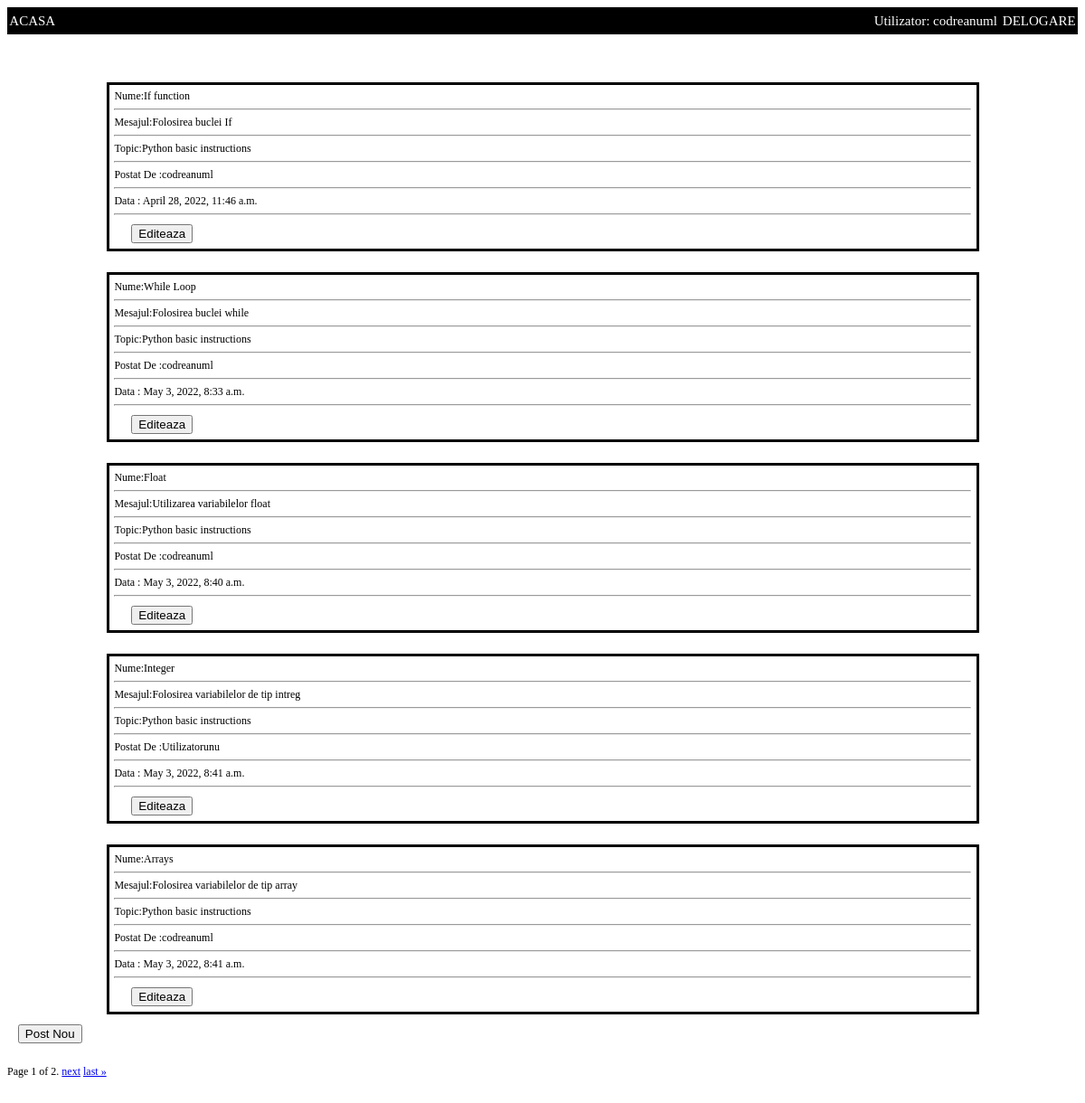
The page /tweet/topic/3 (signed in) on the database its author committed.
### TWEET/models.py (models this page shows, shortened)
class Posts(models.Model):
	nume=models.CharField(max_length=30)
	descriere=models.CharField(max_length=100)
	topic=models.ForeignKey(Topics, related_name='posts',on_delete=models.CASCADE,default=None)
	data_initiere=models.DateTimeField()
	aprecieri=models.IntegerField(default=0)
	utilizator=models.ForeignKey(User,related_name='User_Post',on_delete=models.CASCADE,default=None)

class Topics(models.Model):
	nume=models.CharField(max_length=30)
	descriere=models.CharField(max_length=100)
	board=models.ForeignKey(Board, related_name='topics',on_delete=models.CASCADE,default=None)
	data_initiere=models.DateTimeField()
	utilizator=models.ForeignKey(User,related_name='User_Topic',on_delete=models.CASCADE,default=None)
	def __str__(self):
		return self.nume

### TWEET/views.py (the view)
# urls.py: path('topic/<int:pk>',TWEET_VIEWS.topic,name='topic'),
@login_required
def topic(request,pk):
	topic_querry=Topics.objects.get(pk=pk)
	post_querry=Posts.objects.filter(topic=topic_querry)
	pag_object=Paginator(post_querry,5)
	page=request.GET.get('page')
	page_obj=pag_object.get_page(page)
	return render(request, 'topic.html',{'page_obj':page_obj,'topic':topic_querry})

### templates/topic.html (shortened to what this page needs)
{% extends 'template.html' %}
{% block content %}
<div class="main_page_posts" >
	<div class="nume">
	</div>
	{% for post in page_obj %}
	<div class="container-post">
		Nume:{{post.nume}}<hr/>
		Mesajul:{{post.descriere}}<hr/>
		Topic:{{post.topic}} <hr/>
		Postat De :{{post.utilizator}} <hr/>
		Data : {{post.data_initiere}} <hr/>
		<div class="btn_add">
			 <form action="{% url 'TWEET:post_edit' post.pk %}" method="get">
                <button type="submit">Editeaza</button>
             </form>
         </div>
	</div>
	{% endfor %}
				<div class="btn_add">
			 <form action="{% url 'TWEET:add_post' topic.pk %}" method="get">
                <button type="submit">Post Nou</button>
             </form>
         </div>
	<div class="pagination">
    	<span class="step-links">
        <span class="current">
            Page {{ page_obj.number }} of {{ page_obj.paginator.num_pages }}.
        </span>
        {% if page_obj.has_next %}
            <a href="?page={{ page_obj.next_page_number }}">next</a>
            <a href="?page={{ page_obj.paginator.num_pages }}">last &raquo;</a>
        {% endif %}
    </span>
</div>
</div>
{% endblock %}

### templates/template.html (shortened to what this page needs)
{% load static %}
<!DOCTYPE html>
<html>
<head>
    <link href="{% static 'css/style.css' %}" rel="stylesheet" type="text/css">
</head>
<body>
<div class="navbar">
    <div class="left">
    <div class="button_1"><a href="{% url 'TWEET:home' %}" color="white" >ACASA </a> </div>
    </div>
    <div class="right">
    {% if user.is_authenticated %}
        <p class="nume">
        Utilizator: {{user.username}}
        </p>
        <div class="button_2"><a href="{% url 'ACCOUNTS:logout' %}" color="white" >DELOGARE</a> </div>
    {% else %}
        <div class="button_2"><a href="{% url 'ACCOUNTS:login' %}" color="white" >LOGARE</a> </div>
        <div class="button_3"><a href="{% url 'ACCOUNTS:signup' %}" color="white" >INREGISTRARE </a> </div>
    {% endif %}
    </div>
</div>
       {% block content %}
       {% endblock %}
</body>
</html>

### static/css/style.css (style rules this page uses)
.navbar { height: 30px; font-size: 10px; background-color: black; display: flex; align-items: center; justify-content: center; }
.navbar .left { width: 50%; display: flex; justify-content: left; align-items: center; }
.navbar .right { width: 50%; display: flex; justify-content: right; align-items: center; }
.navbar .button_1 { height: 90%; color: white; text-align: center; margin-left : 0.4%; }
.navbar .button_2 { height: 90%; color: white; text-align: center; margin-right : 0.4%; }
.nume { height: 90%; color: white; text-align: center; margin-right : 1%; }
@media screen and (min-width: 601px) { .navbar .button_1 { font-size: 15px; } }
@media screen and (min-width: 601px) { .navbar .button_2 { font-size: 15px; } }
@media screen and (min-width: 601px) { .main_page_posts .container-post { font-size: 1vw; } }
@media screen and (min-width: 601px) { .main_page_posts { font-size: 1vw; } }
@media screen and (min-width: 601px) { .nume { font-size: 15px; } }
.navbar a { color :white ; text-decoration: none; }
.pagination { padding: 2%; width: 100%; display: flex; justify-content: left; }
.btn_add { margin-left: 2%; margin-top: 1%; width: 100%; display: flex; justify-content: left; }
.main_page_posts { display : flex ; flex-direction: column; justify-content: center; align-items: center; }
.main_page_posts .container-post { justify-content: center; margin-top: 2%; width :80% ; border-style: solid; border-color : black; border-size: 0.5px; padding: 0.5%; }
.main_page_posts .nume { margin-top: 1%; }

### rows shown on the page
Posts: nume "If function", descriere "Folosirea buclei If", topic "Python basic instructions", utilizator "codreanuml", data_initiere "April 28, 2022, 11:46 a.m."
Posts: nume "While Loop", descriere "Folosirea buclei while", topic "Python basic instructions", utilizator "codreanuml", data_initiere "May 3, 2022, 8:33 a.m."
Posts: nume "Float", descriere "Utilizarea variabilelor float", topic "Python basic instructions", utilizator "codreanuml", data_initiere "May 3, 2022, 8:40 a.m."
Posts: nume "Integer", descriere "Folosirea variabilelor de tip intreg", topic "Python basic instructions", utilizator "Utilizatorunu", data_initiere "May 3, 2022, 8:41 a.m."
Posts: nume "Arrays", descriere "Folosirea variabilelor de tip array", topic "Python basic instructions", utilizator "codreanuml", data_initiere "May 3, 2022, 8:41 a.m."

### other values the page prints
{{ user.username }} "codreanuml"
{{ page_obj.number }} "1"
{{ page_obj.paginator.num_pages }} "2"
